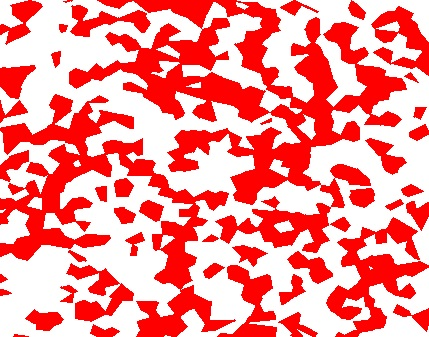
#> input picture examples/ex_c6_image_2d_input.jpg, 429 x 337 px
$ python ex_c6_image_2d.py
#> lines starting #> are read from the running program, lines starting #| are printed output that depends on the picture; after the words box and inside, x2 and y2 are one past the last pixel; in counts of white or black regions, pixels touching at a corner belong together
### vcams/mask/image.py
"""Functions used for creating a Boolean mask from one or a sequence of images.

The resulting masks can then be used
for manipulating a :class:`~vcams.voxelpart.VoxelPart` instance
using its :meth:`~vcams.voxelpart.VoxelPart.apply_mask` method.
See the :ref:`predefined-image` section for a complete explanation
of the basic concepts.
"""

from logging import getLogger
from warnings import warn

import matplotlib.pyplot as plt
from matplotlib.colors import ListedColormap
from numpy import moveaxis, unique, ndarray, where, rot90
from numpy.core.numeric import array_equal
from skimage.filters.thresholding import threshold_otsu
from skimage.io import imread, ImageCollection
from skimage.restoration import denoise_bilateral
from skimage.transform import rescale

logger = getLogger(__name__)

image_thresh_mode_list = ('none', 'manual', 'otsu')


def mask_from_image(image_path: str, scale: float = 1.0,
                    denoise: bool = True, show_image: bool = False,
                    thresh_mode: str = 'otsu', thresh_value: float = None,
                    verbose_log: bool = True, final_log: bool = True) -> ndarray:
    """Return a boolean mask by thresholding an image.

    This function does the following in the given order:

      1. Scale the image. ``skimage.transform.rescale()`` is used with ``anti_aliasing=True``.
      2. If specified, Denoise the image using ``skimage.restoration.denoise_bilateral()``.
      3. Apply a threshold using ``skimage.filters.threshold_otsu()``.
      4. If specified, show the opened image as grayscale and the final binary image.

    Args:
        image_path: Full path to the image file. The image will be opened as grayscale.
        scale: Scale to be applied to the image. Note that a scale greater than 1.0
               will introduce fake precision by interpolating the data and issues a warning.
        denoise: If set to True, the image will be denoised using a Bilateral filter.
        thresh_mode: The kind of threshold to be applied to the image.
                     Valid values are 'none', 'manual', and 'otsu'. Defaults to 'otsu'.
        thresh_value: If *thresh_mode* is set to 'manual', should be a float in the range (0, 1)
                      Which is used as a threshold for binarizing the image.
                      Defaults to *None* which raises an error when used.
        show_image: If set to True, the opened image and the final binary image
                    will be shown side by side in a figure.
                    The program may be paused while the window is open.
        verbose_log: If set to True, logs will be verbose, otherwise only one entry will be made.
        final_log: If set to True, the final log entry will be made.

    Returns:
        The binary mask derived from the image.
    """
#> called with image_path = 'ex_c6_image_2d_input.jpg', scale = 1, denoise = True, show_image = False, thresh_mode = 'otsu', verbose_log = True, final_log = True
    if scale <= 0.0:
        raise ValueError('scale must be positive.')
    if scale > 1.0:
        warn('scale is greater than 1.0 which introduces fake precision.')

    valid_thresh_modes = ('none', 'manual', 'otsu')
    if thresh_mode.lower() not in ('manual', 'otsu'):
        raise ValueError(f"Invalid thresh_mode. Valid values are: {', '.join(valid_thresh_modes)}.")

    if (thresh_mode.lower() == 'manual') and ((thresh_value >= 1) or (thresh_value <= 0)):
        raise ValueError(f'For manual thresholding, thresh_value must be in the range (0, 1), '
                         f'but it is {thresh_value:.3f}.')

    # Open the image and convert it to grayscale.
    gray_image = imread(fname=image_path, as_gray=True)  # Note gray_image has a dtype of float, i.e. [0, 1].
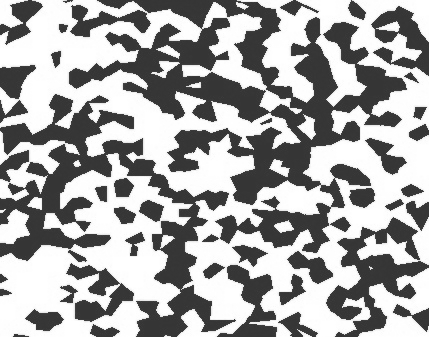
#> gray_image: shape (337, 429) float64; min 0.185, max 1, mean 0.652
    if verbose_log:
        logger.debug(f"Opened image '{image_path}'.")

    # Apply the scale.
    gray_image = resize_image(gray_image, scale, verbose_log)

    # The image must be rotated -90 degrees to account for the
    # difference between the XY directions in Abaqus and the picture.
    gray_image = rot90(gray_image, -1)
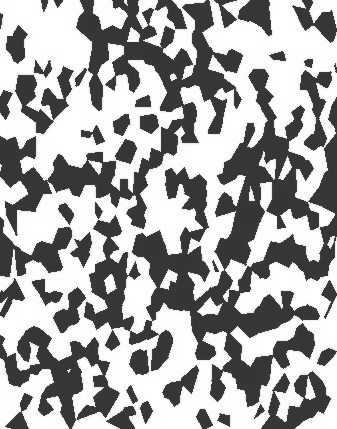
#> gray_image: shape (429, 337) float64; min 0.185, max 1, mean 0.652
    if verbose_log:
        logger.debug('Rotated the image -90 degrees to account for '
                     'the difference between the XY directions in Abaqus and the picture.')

    # Denoise the image using a Bilateral filer.
    if denoise:
        gray_image = denoise_bilateral(gray_image)
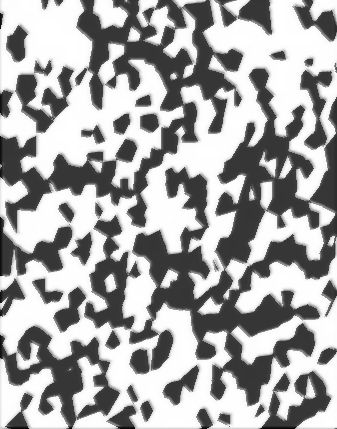
#> gray_image: shape (429, 337) float64; min 0.0244, max 1, mean 0.65
        if verbose_log:
            logger.debug('Denoised the image using a Bilateral filer.')

    if thresh_mode.lower() == 'none':
        binary_image = gray_image
        if verbose_log:
            logger.debug('No thresholding applied to the image.')
    else:
        # Apply Otsu’s method to make a binary image.
        if thresh_mode == 'manual':
            pass  # thresh_value is assumed to be correct.
        elif thresh_mode == 'otsu':
            thresh_value = threshold_otsu(gray_image)
#> thresh_value = 0.609
        else:
            raise ValueError(f"Invalid thresh_mode. Valid values are: {', '.join(valid_thresh_modes)}. "
                             f"This should have been caught earlier.")
        # Threshold the image based on the thresh_value value
        binary_image = gray_image > thresh_value
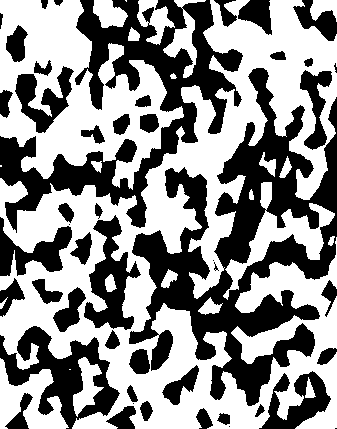
#> binary_image: shape (429, 337) bool; 55.6% white; 48 black regions (7 under 20 px), largest, box (x1, y1, x2, y2) and area: (129, 68, 337, 406) 24440, (0, 0, 243, 233) 16256, (0, 326, 120, 429) 4855
        if verbose_log:
            logger.debug(f'Applied a {thresh_mode} threshold to the image with a value of {thresh_value:.3f}.')

    # Show the image.
    if show_image:
        fig, axes = plt.subplots(ncols=2, figsize=(9, 4), sharey='all')
        plt.get_current_fig_manager().set_window_title('Image Preview (Close to Continue)')
        ax = axes.ravel()
        ax[0] = plt.subplot(1, 2, 1)
        ax[1] = plt.subplot(1, 2, 2)
        ax[0].imshow(gray_image, cmap=plt.cm.gray)
        ax[0].set_title('Opened Image (Grayscale)')
        ax[0].axis('off')
        ax[1].imshow(binary_image, cmap=ListedColormap(['black', 'white']))
        ax[1].set_title('Binary Image')
        ax[1].axis('off')
        num_dark_px = len(where(binary_image == 0)[0]) / binary_image.size
        num_light_px = len(where(binary_image == 1)[0]) / binary_image.size
        ax[1].annotate(f'Light Pixels = {100 * num_light_px:3.2f}%, Dark Pixels = {100 * num_dark_px:3.2f}%',
                       xy=(0.5, -0.05), xycoords='axes fraction', ha='center')
        plt.show(block=True)

    # Return the binary mask.
    final_log_msg = f"Created a binary mask from the image at '{image_path}' with a scale of {scale:.2f}."
    if final_log:
        logger.info(final_log_msg)
    else:
        if verbose_log:
            logger.debug(final_log_msg)
    return binary_image


# [61 lines left out: function mask_from_image_sequence, not called in this run]


def resize_image(image: ndarray, scale: float, verbose_log: bool = True) -> ndarray:
    """Resize an image. This function is not intended for standalone use.

    Args:
        image: The image to be resized.
               If the input image is a boolean mask, nearest-neighbor interpolation
               will be used without antialiasing and the output will be cast to a boolean mask.
               Otherwise, a simple resizing operation with the default parameters
               of ``skimage.transform.rescale()`` will be attempted.
        scale: The scale to be applied. If equal to 1.0, the function logs the call and returns.
        verbose_log: If set to True, logs will be verbose, otherwise no entry will be made.

    Returns:
        The resized image which is of the same *dtype* as the input.
    """
    if scale == 1.0:
        if verbose_log:
            logger.debug('Scale was equal to 1.0. No resizing was performed.')
        return image

    if image.dtype == bool:
        # For boolean images, interpolation order must be 0, which means that
        # the nearest-neighbor interpolation method will be used.
        # Also, antialiasing must be turned off.
        # See https://github.com/scikit-image/scikit-image/issues/4292
        # and https://github.com/scikit-image/scikit-image/issues/4998.
        image = rescale(image, scale, order=0, anti_aliasing=False)

        # Rescale returns a float array which needs to be converted to bool.
        if image.dtype == float:
            if array_equal(unique(image), [0.0, 1.0]):
                image = image.astype(bool)
            else:
                raise RuntimeError('It is expected that skimage.transform.rescale '
                                   'returns a float array with only 0.0 and 1.0 values, '
                                   'which was not the case.')
    else:
        # Image is not a boolean.
        image = rescale(image, scale, anti_aliasing=True)

    if verbose_log:
        logger.debug('Applied a scale of %.2f.', scale)
    return image

### vcams/voxelpart.py
"""The voxelpart package contains the main VoxelPart class and its methods.

See the :ref:`voxel-part` section for a complete explanation
of the basic concepts.
"""
import logging
import textwrap
from pathlib import Path
from typing import Union

import numpy as np
from numpy import ndarray, array

from . import __version__, __website__
from .helper import is_name_valid, read_configuration, process_working_dir
from .logger_conf import setup_main_logger
from .mask.function import mask_from_function
from .mask.image import mask_from_image, mask_from_image_sequence
from .mask.random import random_binary_mask
from .mask.shape import Circle, Sphere
from .mask.tpms import tpms_dict
from .output import write_abaqus_inp

logger = logging.getLogger(__name__)


class VoxelPart:
    """A class representing a rectangular or cuboid part made of voxels."""

    def __init__(self, size: tuple[int, int, int] | tuple[int, int],
                 base_material: int = 0,
                 voxel_size: tuple[float, float, float] | tuple[float, float] = (1.0, 1.0, 1.0),
                 dtype: str = 'uint8', name: str = 'unnamed', description: str = '',
                 working_dir: str | Path = None,
                 overwrite_logs: bool = True, log_debug: bool = False,
                 display_log: bool = True, main_logger_exists: bool = False):
        """
        Args:
            size: The tuple *(size_x, size_y, size_z)* which determines
                  the number of voxel elements in the three dimensions.

                  For 2D structures, *size_z* can be omitted,
                  but some parts of the program take it to be 1 for calculations.

                  This parameter determines the shape of the :attr:`data` attribute
                  and therefore must contain integers.

            base_material: The value used for filling :attr:`data` when the object is created.

                           Make sure it is within the range specified by the *dtype* parameter
                           (See the :ref:`materials` section).
                           Defaults to 0 which represents empty space.

            voxel_size: A tuple containing two or three floats which determines the size
                        of a voxel in the three directions.

                        For example, if the tuple (0.02, 0.1, 1.5) is specified,
                        each voxel will have those dimensions in the x, y, and z directions.

                        If a part is 2D, the third value can be omitted and the program assigns 1.0
                        as the rest of the library requires *voxel_size* to have three elements.

                        All values should be between 1E-5 and 1E+3.

            dtype: Data type used for creation of :attr:`data`.
                   Must be an unsigned integer type. Users are advised to study
                   the :ref:`materials` section for a thorough explanation of this parameter.

                   Defaults to *'uint8'ex_c11_* which allows for 256 materials in the model.

            name: Name of the voxel part which is used in a variety of places, including when exporting the part.
                  Must be valid according to the documentation for the :func:`.helper.is_name_valid` function.

                  Defaults to *'unnamed'*.

            description: A short description of the part which is used
                         in a variety of places, including when exporting the part.
                         Note that Abaqus™ only uses the first 80 characters of the string.
                         Defaults to an empty string.

            working_dir: Path to the folder where the final results, temporary file, and log files will be stored.
                         If set to *None* a suitable folder is automatically created in the user's home directory.

            overwrite_logs: If set to True, and the log file already exists, it will be overwritten.
                            Otherwise, the file will be opened in append mode.

            log_debug: If set to True, debug information will be written to program log.

            display_log: If set to True, all logs will be displayed on the screen
                         in addition to being written to file.

            main_logger_exists: If set to True, indicates that the main logger has already been created elsewhere.
                                Defaults to False which creates the main logger.
        """

        # Validate dtype.
        if not dtype.lower() in ('uint8', 'uint16', 'uint32', 'uint64'):
            raise ValueError("dtype can only be one of the following strings: "
                             "'uint8', 'uint16', 'uint32', 'uint64'")
        self.dtype = dtype
        """Data type used for the part."""

        # Set a temporary value for _data which is used by the data property.
        self._data = None

        # It seems that numpy.zeros has a special implementation which
        # makes it faster. numpy.ones is the same as numpy.fill.
        # Source: https://stackoverflow.com/questions/31498784.
        if base_material == 0:
            self.data = np.zeros(shape=size, dtype=dtype.lower())  #: data attribute.
        else:
            self.data = np.full(shape=size, fill_value=base_material, dtype=dtype.lower())
            """The *data* property of the *VoxelPart* instance.
            See the :ref:`data_structure` section for an in depth discussion."""

        # Validate and set voxel_size. Make sure that it has three elements.
        voxel_size = np.array(voxel_size, dtype='float')  # This catches strings and such.
        if voxel_size.shape != (3,):
            if voxel_size.shape == (2,):  # Add 1.0 as the third element.
                voxel_size = np.append(voxel_size, 1.0)
            else:
                raise ValueError('Invalid value for voxel_size.')
        if any(voxel_size <= 1E-5) or any(voxel_size >= 1E+3):
            raise ValueError('Invalid value for voxel_size. Values should be between 1E-5 and 1E+3.')
        self.voxel_size: ndarray = voxel_size
        """A numpy array containing three floats which determines the size of a voxel in the three directions."""

        # Validate name.
        if not is_name_valid(name):
            raise ValueError('Invalid name. Check the documentation for validity criteria.')
        self.name: str = name
        """Name of the voxel part which is used in a variety of places, including when exporting the part."""

        # Validate description.
        if not (isinstance(description, str) and description.isascii() and description.isprintable()):
            raise ValueError('Invalid description.')
        self.description: str = textwrap.fill(description, width=80)
        """A short description of the part which is used in a variety of places, including when exporting the part."""

        # Process and Validate working_dir.
        self.working_dir: Path = process_working_dir(working_dir, name)
        """Path to the folder where the final results, temporary file, and log files will be stored."""

        # Create an empty dictionary for element and node sets.
        self.elem_sets: dict = dict()
        """Dictionary in which keys are the names of the element sets
        and the values are and IDs of the elements in that set."""
        self.node_sets: dict = dict()
        """Dictionary in which keys are the names of the node sets
        and the values are and IDs of the elements in that set."""

        # Create variables for bcs and their sets.
        self._bc_type = None
        self._bc_nodeset_explicit = False
        self._bc_nodeset_simple = False
        self._dummy_node_dict = dict()

        # Create and configure the logger.
        if not main_logger_exists:
            self._log_file_path = setup_main_logger(part_name=name, working_dir=working_dir,
                                                    display_log=display_log, overwrite_logs=overwrite_logs,
                                                    log_debug=log_debug)
        else:
            self._log_file_path = None

        # Log creation of the object.
        logger.info('\n** Created using VCAMS v%s.'
                    '\n** VCAMS is a free and open source program available at: %s'
                    '\n** Author: Mohammadreza Khoshbin (www.mkhoshbin.com)\n',
                    __version__, __website__)
        logger.info("A VoxelPart object named '%s' was created" +
                    " with %s elements and an initial element value of %u.",
                    name, '*'.join(str(s) for s in size), base_material)

    # [20 lines left out: functions instance_name, size, real_size, not called in this run]

    @property
    def data(self):
        return self._data

    @data.setter
    def data(self, value: ndarray):
        if not isinstance(value, ndarray):
            raise ValueError('data must be a numpy ndarray.')
        if not value.flags.c_contiguous:
            raise ValueError('data must be C-continuous.')
        if (self.data is not None) and (self.data.ndim != value.ndim):
            # Because in __init__, data is initially None.
            raise ValueError('The new value must have the exact ndim as the current data attribute.')
        if value.dtype != self.dtype:
            raise ValueError('The new value must have the exact dtype as the VoxelPart instance.')
        self._data = value.astype(dtype=self.dtype, order='C', casting='safe', subok=True, copy=True)

    def __del__(self):
        """Delete the object. The respective loggers are also flushed and closed."""
        logger_list = (logging.getLogger(__name__),)
        for lg in logger_list:
            for h in lg.handlers:
                # Handlers are only flushed and closed,
                # but not removed because I don't think it's necessary.
                h.flush()
                h.close()

    def __len__(self):
        return np.prod(self.size)

    # [358 lines left out: functions output_abaqus_inp, add_custom_elem_set, add_node_set, add_bc, apply_mask, _add_dummy_nodes and 3 more, not called in this run]

### examples/ex_c6_image_2d.py
"""Script for Example C-6: Part from Image (2D)."""
from numpy import rot90

from vcams.mask.image import mask_from_image
from vcams.voxelpart import VoxelPart

# Create a Boolean mask based on an image.
# The image is taken from https://en.wikipedia.org/wiki/File:Dual_Phase_Steel.jpg
# and is under the CC BY-SA 4.0 license.
image_mask = mask_from_image(image_path='ex_c6_image_2d_input.jpg',
                             scale=1.0, denoise=True)

# The mask must be rotated -90 degrees to account for the
# difference between the XY directions in Abaqus and the picture.
image_mask = rot90(image_mask, -1)
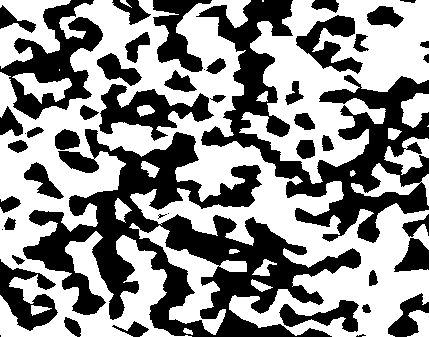
#> image_mask: shape (337, 429) bool; 55.6% white; 48 black regions (7 under 20 px), largest, box (x1, y1, x2, y2) and area: (23, 129, 361, 337) 24440, (196, 0, 429, 243) 16256, (0, 0, 103, 120) 4855

# Create the part based on the size of image_mask.
part = VoxelPart(size=image_mask.shape, base_material=1,
                 voxel_size=(0.02, 0.02),
                 name='Ex C-6 Part from Image 2D',
                 description='A 2D part created based on a 2D image.',
                 log_debug=True)
#> (the run stopped early here; a loop or call above may not have finished)
